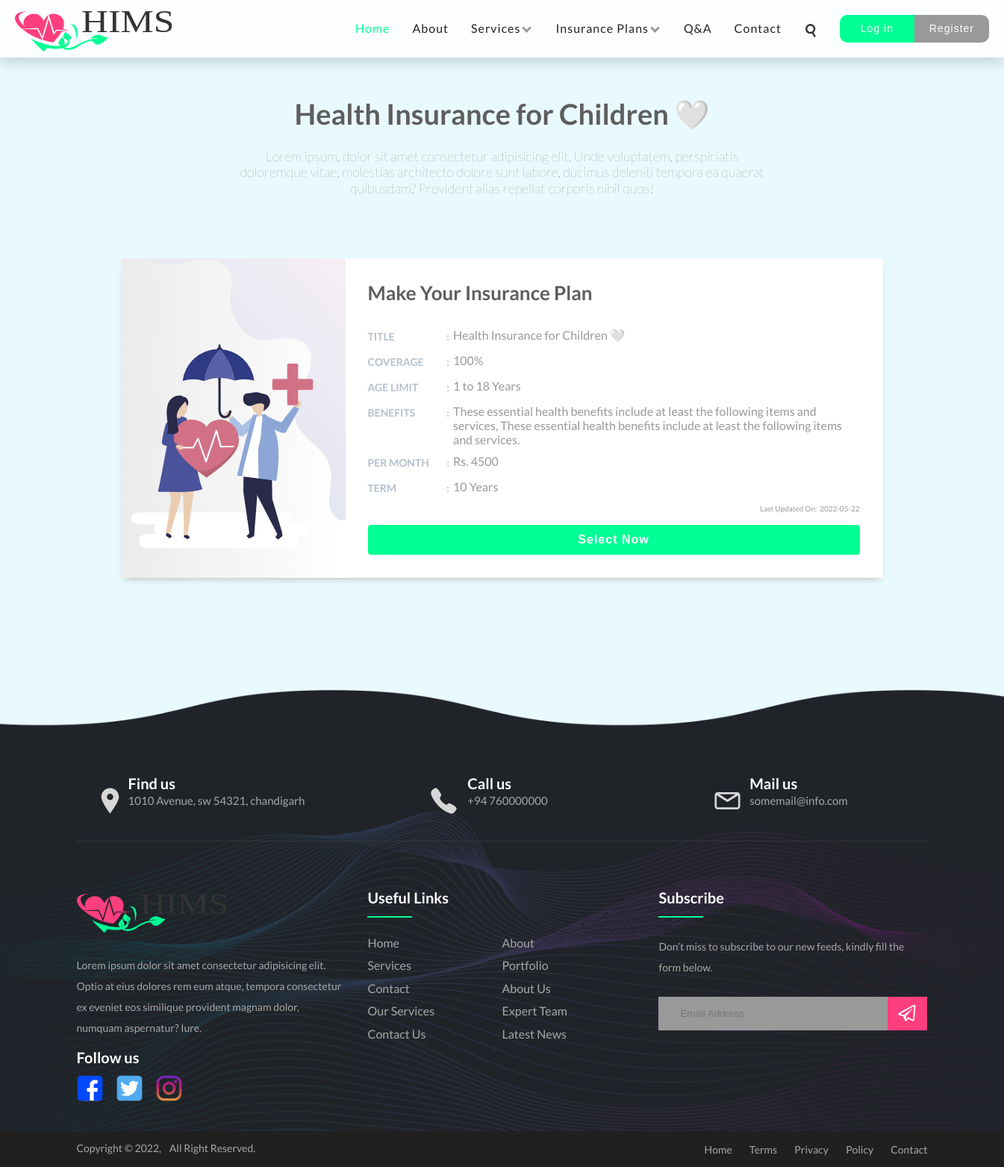
The app's page /policy.php?pId=3 with its own data.
### tables this page shows
CREATE TABLE `policy` (
  `id` int(11) UNSIGNED NOT NULL,
  `title` varchar(255) NOT NULL,
  `coverage` int(10) UNSIGNED DEFAULT NULL,
  `age_min` int(10) UNSIGNED DEFAULT NULL,
  `age_max` int(10) UNSIGNED DEFAULT NULL,
  `benefit` varchar(255) DEFAULT NULL,
  `per_month` float UNSIGNED DEFAULT NULL,
  `term` varchar(255) DEFAULT NULL,
  `created_at` datetime DEFAULT current_timestamp(),
  `updated_at` datetime DEFAULT current_timestamp()
);

### php/functions/policy.php (called while the page is built, shortened)
<?php
include_once(dirname(__FILE__) .  '/../../includes/config.php');
function getAllPolicies()
{
    $conn = connect();
    $query = "SELECT * FROM `policy`";
    $result = readQuery($conn, $query);
    $policies = mysqli_fetch_all($result, MYSQLI_ASSOC);
    return $policies;
}
function getPolicyById($pId = 1)
{
    $conn = connect();
    $policyId = $conn->real_escape_string(htmlspecialchars($pId));
    $query = "SELECT * FROM `policy` WHERE `id`='" . $policyId . "'";
    $result = readQuery($conn, $query);
    $result = mysqli_fetch_all($result, MYSQLI_ASSOC);
    return $result[0];
}

### includes/config.php (called while the page is built, shortened)
<?php
function readQuery(mysqli $conn, string $query)
{
    $result = mysqli_query($conn, $query) ;
    return $result;
}

### policy.php (the view, shortened to what this page needs)
<?php
    include_once(dirname(__FILE__) .  '/includes/config.php');
    include_once(dirname(__FILE__) .  '/php/functions/policy.php');
    $pId = isset($_GET['pId']) ? $_GET['pId'] : '';
    $insurancePlan = getPolicyById($pId);
?>
<!DOCTYPE html>
<html lang="en">
<head>
    <link href="./css/app.css" rel="stylesheet" />
</head>
<body class="mobile-view loading body-bg-l-ocean">
    <?php include_once(dirname(__FILE__) .  '/components/navigation-bar.php') ?>
    <main>
        <section id="policyHeaderSec">
            <div class="container my-5">
                <div class="row justify-center">
                    <div class="policy-header mb-30">
                        <h2><?= $insurancePlan["title"] ?></h2>
                        <h6>Lorem ipsum, dolor sit amet consectetur adipisicing elit. Unde voluptatem,
                            perspiciatis doloremque vitae, molestias architecto dolore sunt labore,
                            ducimus deleniti tempora ea quaerat quibusdam? Provident alias repellat corporis
                            nihil quos!</h6>
                    </div>
                </div>
            </div>
        </section>
        <section id="policyFormSec">
            <div class="container my-5">
                <div class="row">
                    <div class="buy-policy-form">
                        <div class="policy-form-l-bg"></div>
                        <div class="buy-policy-form-right">
                            <form action="./php/actions/policy.php" method="POST" id="buyPolicyForm">
                                <div class="mb-30">
                                    <h2>Make Your Insurance Plan</h2>
                                </div>
                                <div class="buy-policy-form-common">
                                    <div class="form-common">
                                        <span class="form-label">Title <span class="float-r">:</span></span>
                                        <h4><?= $insurancePlan["title"] ?></h4>
                                    </div>
                                    <div class="form-common">
                                        <span class="form-label">Coverage <span class="float-r">:</span></span>
                                        <h4><?= $insurancePlan["coverage"] ?>%</h4>
                                    </div>
                                    <div class="form-common">
                                        <span class="form-label">Age Limit <span class="float-r">:</span></span>
                                        <h4><?= $insurancePlan["age_min"] ?> to <?= $insurancePlan["age_max"] ?> Years</h4>
                                    </div>
                                    <div class="form-common">
                                        <span class="form-label">Benefits <span class="float-r">:</span></span>
                                        <h4><?= $insurancePlan["benefit"] ?></h4>
                                    </div>
                                    <div class="form-common">
                                        <span class="form-label">Per Month <span class="float-r">:</span></span>
                                        <h4>Rs. <?= $insurancePlan["per_month"] ?></h4>
                                    </div>
                                    <div class="form-common">
                                        <span class="form-label">Term <span class="float-r">:</span></span>
                                        <h4><?= $insurancePlan["term"] ?></h4>
                                    </div>
                                </div>
                                <span class="updated-on-txt float-r">Last Updated On:&nbsp; <?= date("Y-m-d",strtotime($insurancePlan["updated_at"])) ?></span>
                                <div class="form-btn">
                                    <button type="submit" value="Submit" name="selectNow"  id="selectNow" class="btn primary-btn">Select Now</button>
                                </div>
                            </form>
                        </div>
                    </div>
                </div>
            </div>
        </section>
    </main>
    <?php include_once(dirname(__FILE__) .  '/components/footer.php') ?>
</body>
</html>

### css/style.css (style rules this page uses)
*, *::before, *::after { padding: 0; margin: 0; box-sizing: border-box; }
:root { --primary: #00ff95; --primary-1: #119c50; --secondary: #ff3e7e; --secondary-1: #720529; --primary-b: #6499ff; --dark: #232323; --light: #ffffff; --pure: #fff; --smoke: whitesmoke; --mid-gray: #999; --dark-gray: #5e5e5e; --nav-bar-bg: rgba(255, 255, 255, 0.89); --main-banner-bg: #a0e1c6; --footer-bg: #26292d; --footer-text: #a7a7a7; --form-label: #b5c1cc; --light-ocean: #e9faff; }
html { font-family: sans-serif; line-height: 1.15; -webkit-text-size-adjust: 100%; -webkit-tap-highlight-color: rgba(0, 0, 0, 0); scroll-behavior: smooth; }
body { font-family: "Lato", sans-serif; background: var(--light); color: #212529; }
h1, .h1, h2, .h2, h3, .h3, h4, .h4, h5, .h5, h6, .h6 { margin-top: 0; margin-bottom: 0.5rem; font-family: "Lato", sans-serif; font-weight: bold; line-height: 1.2; color: var(--dark); }
.body-bg-l-ocean { background-color: var(--light-ocean) !important; }
.btn { outline: none; padding: 8px 20px; font-size: 14px; cursor: pointer; letter-spacing: 1px; border: 1px solid transparent; transition: all 0.5s ease-in-out; display: inline-block; font-weight: 400; text-align: center; vertical-align: middle; user-select: none; line-height: 1.5; text-decoration: none; background: #26292d; color: #fff; border-radius: 4px; }
.btn:not(:disabled):not(.disabled) { cursor: pointer; }
.primary-btn { background: var(--primary); box-shadow: inset 0 0 0 0 #292929; -webkit-transition: ease-out 0.9s; -moz-transition: ease-out 0.9s; transition: ease-out 0.9s; }

### css/grid.css (style rules this page uses)
* { box-sizing: border-box; }
.row { display: flex; flex-wrap: wrap; margin-right: -15px; margin-left: -15px; }
.row::after { content: ""; clear: both; display: table; }

### css/helper.css (style rules this page uses)
.container, .nav-container .container-expand { width: 100%; padding-right: 15px; padding-left: 15px; margin-right: auto; margin-left: auto; }
@media (min-width: 768px) { .container { width: 750px; } }
@media (min-width: 992px) { .container { width: 970px; } }
@media (min-width: 1200px) { .container { width: 1170px; } }
.justify-center { display: flex; justify-content: center; }
.mb-30 { margin-bottom: 30px !important; }
.my-5, .mt-5 { margin-top: 3rem !important; }
.my-5, .mb-5 { margin-bottom: 3rem !important; }
.float-r { float: right !important; }

### css/enquiry.css (style rules this page uses)
.enquiry-form h1, { font-size:30px; text-align: center; text-transform:uppercase; margin: 40px 0; }

### css/policy.css (style rules this page uses)
.policy-header { max-width: 720px; text-align: center; }
.policy-header h2, .policy-header h6 { max-width: 720px; text-align: center; display: inline-block; vertical-align: middle; margin: 5px 0; color: var(--dark-gray); }
.policy-header h2 { font-size: 38px; margin-bottom: 18px; }
.policy-header h6 { font-size: 18px; font-weight: lighter; }
#policyFormSec { margin-bottom: 150px; }
.buy-policy-form { position: relative; max-width: 1020px; width: 100%; margin: auto; background: #fff; -webkit-box-shadow: 0px 5px 10px -5px rgba(0, 0, 0, 0.3); box-shadow: 0px 5px 10px -5px rgba(0, 0, 0, 0.3); }
.buy-policy-form>.policy-form-l-bg { position: absolute; left: 0px; top: 0px; bottom: 0px; width: 300px; height: auto; background-image: url('../images/policy-form-img-1.svg'); background-size: cover; background-position: center; }
.buy-policy-form-right { position: relative; max-width: 900px; width: 100%; margin: auto; margin-right: 0; }
.buy-policy-form-right>form { margin-left: 180px; padding: 30px; border: 1px solid #f9fafc; border-left: 0px; }
.buy-policy-form-right>form h2 { margin: 0; font-weight: 700; font-size: 26px; text-transform: capitalize; color: var(--dark-gray); }
.buy-policy-form-right .form-label { color: var(--form-label); font-weight: 700; -webkit-transition: 0.2s; transition: 0.2s; text-transform: uppercase; line-height: 24px; height: 24px; font-size: 14px; z-index: 1; width: 20%; }
.buy-policy-form-right .form-common { display: flex; margin-bottom: 10px; }
.buy-policy-form-right .form-common h4 { color: var(--mid-gray); font-weight: 500; margin: 0 5px; width: 100%; width: -moz-available; width: -webkit-fill-available; width: fill-available; }
.buy-policy-form-right .primary-btn { font-weight: 700; padding: 8px 35px; font-size: 16px; border: none; width: 100%; margin-top: 15px; }
.buy-policy-form-right .updated-on-txt { color: var(--mid-gray); font-size: 10px; }

### records on screen
policy: title "Health Insurance for Children 🤍", coverage "100", age_min "1", age_max "18", benefit "These essential health benefits include at least the following items and services, These essential health benefits include at least the following items and services.", per_month "4500", term "10 Years", updated_at "2022-05-22"
